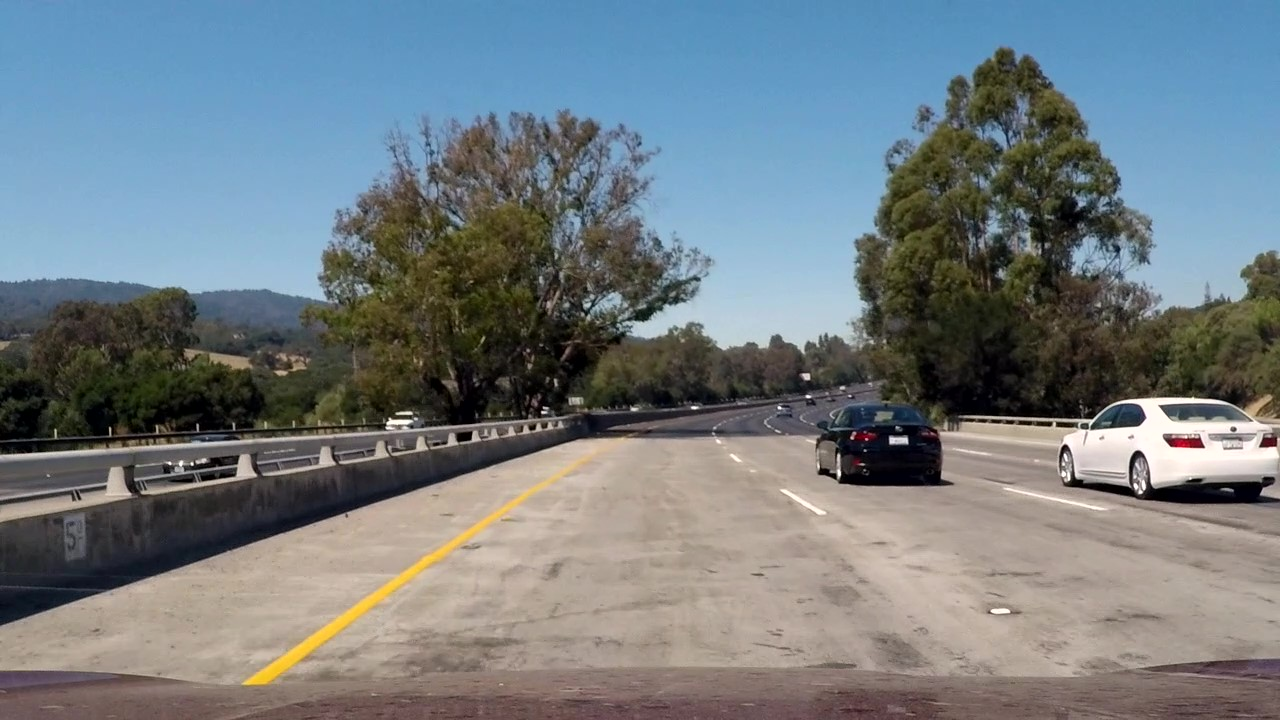
#> input picture test_images/challenge_Moment.jpg, 1280 x 720 px; its folder holds only this picture in this run
$ python CarND_ProjectLaneLines.py
#> lines starting #> are read from the running program, lines starting #| are printed output that depends on the picture; after the words box and inside, x2 and y2 are one past the last pixel; in counts of white or black regions, pixels touching at a corner belong together
"""
Created on Sat Aug  1 22:00:29 2020

@author: Jefferson Nascimento
"""

#importing some useful packages
import matplotlib.pyplot as plt
import numpy as np
import cv2
import os

##############################################################################
#########################   GLOBAL PARAMETERS    #############################
##############################################################################

# Images directories
test_image_dir = 'test_images/'
test_image_output = 'test_images_output/'

# Canny parameters
canny_low_threshold = 50
canny_high_threshold = 150

# Define the Hough transform parameters
ρ = 1                   # distance resolution in pixels of the Hough grid
θ = np.pi/180           # angular resolution in radians of the Hough grid
threshold = 40          # minimum number of votes (intersections in Hough grid cell)
min_line_lenght = 15    # minimum number of pixels making up a line
max_line_gap = 3        # maximum gap in pixels between connectable line segments

left_min_slope = -0.84
left_max_slope = -0.48
right_min_slope = 0.53
right_max_slope = 0.8

def grayscale(img):
    """Applies the Grayscale transform
    This will return an image with only one color channel
    but NOTE: to see the returned image as grayscale
    (assuming your grayscaled image is called 'gray')
    you should call plt.imshow(gray, cmap='gray')"""
    return cv2.cvtColor(img, cv2.COLOR_BGR2GRAY)

def canny(img, low_threshold, high_threshold):
    """Applies the Canny transform"""
    return cv2.Canny(img, low_threshold, high_threshold)

def gaussian_blur(img, kernel_size):
    """Applies a Gaussian Noise kernel"""
    return cv2.GaussianBlur(img, (kernel_size, kernel_size), 0)

def region_of_interest(img, vertices):
    """
    Applies an image mask.

    Only keeps the region of the image defined by the polygon
    formed from `vertices`. The rest of the image is set to black.
    `vertices` should be a numpy array of integer points.
    """
    #defining a blank mask to start with
    mask = np.zeros_like(img)

    #defining a 3 channel or 1 channel color to fill the mask with depending on the input image
    if len(img.shape) > 2:
        channel_count = img.shape[2]  # i.e. 3 or 4 depending on your image
        ignore_mask_color = (255,) * channel_count
    else:
        ignore_mask_color = 255

    #filling pixels inside the polygon defined by "vertices" with the fill color
    cv2.fillPoly(mask, vertices, ignore_mask_color)

    #returning the image only where mask pixels are nonzero
    masked_image = cv2.bitwise_and(img, mask)
    return masked_image


def draw_lines(img, line, color=[255, 0, 0], thickness=10):
    """
    NOTE: this is the function you might want to use as a starting point once you want to
    average/extrapolate the line segments you detect to map out the full
    extent of the lane (going from the result shown in raw-lines-example.mp4
    to that shown in P1_example.mp4).

    Think about things like separating line segments by their
    slope ((y2-y1)/(x2-x1)) to decide which segments are part of the left
    line vs. the right line.  Then, you can average the position of each of
    the lines and extrapolate to the top and bottom of the lane.

    This function draws `lines` with `color` and `thickness`.
    Lines are drawn on the image inplace (mutates the image).
    If you want to make the lines semi-transparent, think about combining
    this function with the weighted_img() function below
    """
    line_image = np.zeros_like(img)
    if line is not None:
        for x1,y1,x2,y2 in line:
            cv2.line(line_image, (x1, y1), (x2, y2), color, thickness)

    return line_image

def hough_lines_image(img, ρ, θ, threshold, min_line_len, max_line_gap):
    """
    `img` should be the output of a Canny transform.

    Returns an image with hough lines drawn.
    """
    lines = cv2.HoughLinesP(img, ρ, θ, threshold, np.array([]), minLineLength=min_line_len, maxLineGap=max_line_gap)
    line_img = np.zeros((img.shape[0], img.shape[1], 3), dtype=np.uint8)
    draw_lines(line_img, lines)
    return line_img

def hough_lines(img, ρ, θ, threshold, min_line_len, max_line_gap):
    """
    `img` should be the output of a Canny transform.

    Returns the hough lines.
    """
    lines = cv2.HoughLinesP(img, ρ, θ, threshold, np.array([]), minLineLength=min_line_len, maxLineGap=max_line_gap)
    return lines

def calc_coordinates(img, line_parameters, top_coord_line):
    """
    Parameters
    ----------
    img : image
        base image
    line_parameters : tuple
        line linear parameters ( m and b).
    top_coord_line : int32
        line top coordinate ( y2 ).

    Returns
    -------
    Array [x1,y1,x2,y2]
    """
    m, b = line_parameters
    # Get the height of the image as y1 (Remember that the image origin is on the top left corner)
    y1 = img.shape[0]
    # Get the top coordinate as y2
    y2 = top_coord_line
    # Calc x1 and x2 using the linear equation: x = (y - b) / m
    x1 = int((y1 - b) / m)
    x2 = int((y2 - b) / m)

    return np.array([x1, y1, x2, y2])

def average_side_lines(img, lines, top_coord_line, center_line):
    """
    Parameters
    ----------
    img : image
        original image.
    lines : lines
        array of lines.
    top_coord_line : int32.
        line top coordinate ( y2 )
    center_line : int32.
        line used to separate right and left lines

    Returns
    -------
    Array with right and left side lines
    """

    left_avg_line = []
    right_avg_line = []

    # Classify the lines between left and right according to their slope
    for line in lines:
        x1, y1, x2, y2 = line.reshape(4)
        # Find the polinomial parameters of the curse, in this case
        # the slope (m) and the intercept (b) since it is a linear one
        parameters = np.polyfit((x1, x2), (y1, y2), 1)
        slope = parameters[0]
        intercept = parameters[1]
        # Check whether it is a right side or left side line and store it
        # in the right list
        if (slope >= left_min_slope and slope <= left_max_slope) and (x1 < center_line and x2 < center_line):
            left_avg_line.append((slope, intercept))
        elif (slope >= right_min_slope and slope <= right_max_slope) and (x1 > center_line and x2 > center_line):
            right_avg_line.append((slope, intercept))

    # Calculate the average value of the lines in the list with respect
    # to the vertical axis. Then calculate the coordinates for a fit line
    left_line = np.zeros(4, dtype=int)
    right_line = np.zeros(4, dtype=int)

    # Check whether there are lines on each side
    if left_avg_line:
        left_fit_average = np.average(left_avg_line, axis=0)
        left_line = calc_coordinates(img, left_fit_average, top_coord_line)

    if right_avg_line:
        right_fit_average = np.average(right_avg_line, axis=0)
        right_line = calc_coordinates(img, right_fit_average, top_coord_line)

    return np.array([left_line, right_line])


def weighted_img(img, initial_img, α=0.8, β=1., γ=0.):
    """
    `img` is the output of the hough_lines(), An image with lines drawn on it.
    Should be a blank image (all black) with lines drawn on it.

    `initial_img` should be the image before any processing.

    The result image is computed as follows:

    initial_img * α + img * β + γ
    NOTE: initial_img and img must be the same shape!
    """
    return cv2.addWeighted(initial_img, α, img, β, γ)

def apply_brightness_and_contrast(image, α, β):

    new_image = cv2.convertScaleAbs(image, alpha=α, beta=β)
    return new_image

def gamma_correction(image, γ):
    lookUpTable = np.empty((1,256), np.uint8)

    for i in range(256):
        lookUpTable[0,i] = np.clip(pow(i / 255.0, γ) * 255.0, 0, 255)

    new_image = cv2.LUT(image, lookUpTable)
    return new_image
##############################################################################
##############################   MAIN CODE   #################################
##############################################################################

def lane_recognition(test_image, output_dir):
    # Load the test image
#> called with test_image = 'test_images/challenge_Moment.jpg', output_dir = 'test_images_output/'
    image = plt.imread(test_image)
#> image is the input picture: shape (720, 1280, 3); mean R, G, B 114.9, 124.1, 128.9

    # Make a copy of the original image in order to not modify it
    lane_image =  np.copy(image)

    # Apply gamma correction to the image to improve the image quality
    c_image = gamma_correction(lane_image, 2)
#> in gamma_correction, `new_image = cv2.LUT(image, lookUpTable)`:
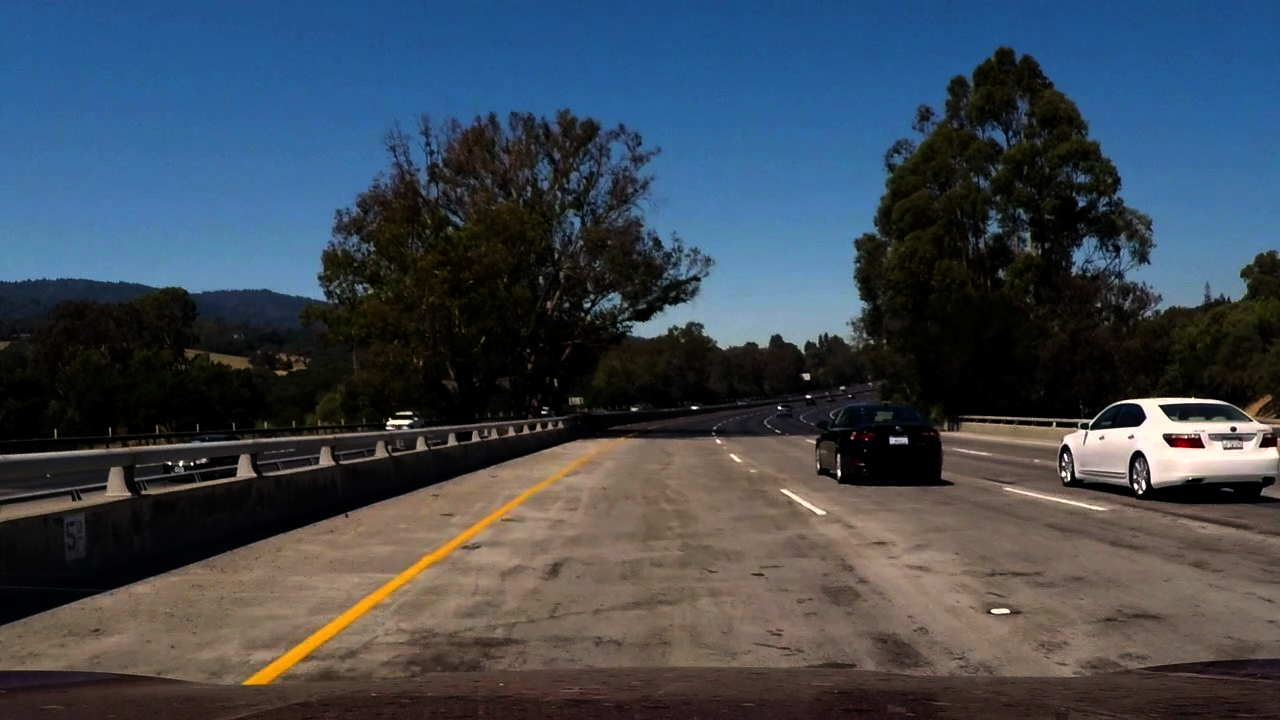
#> new_image: shape (720, 1280, 3); mean R, G, B 62.7, 71.8, 82.2

    # Apply the gray scale conversion at the image
    gray_image = grayscale(c_image)

    # Define a kernel size and apply Gaussian Smoothing
    kernel_size = 5
    blur_gray = gaussian_blur(gray_image, kernel_size)

    # Apply Canny algorithm
    canny_image = canny(blur_gray, canny_low_threshold, canny_high_threshold)
#> in canny, `return cv2.Canny(img, low_threshold, high_threshold)`:
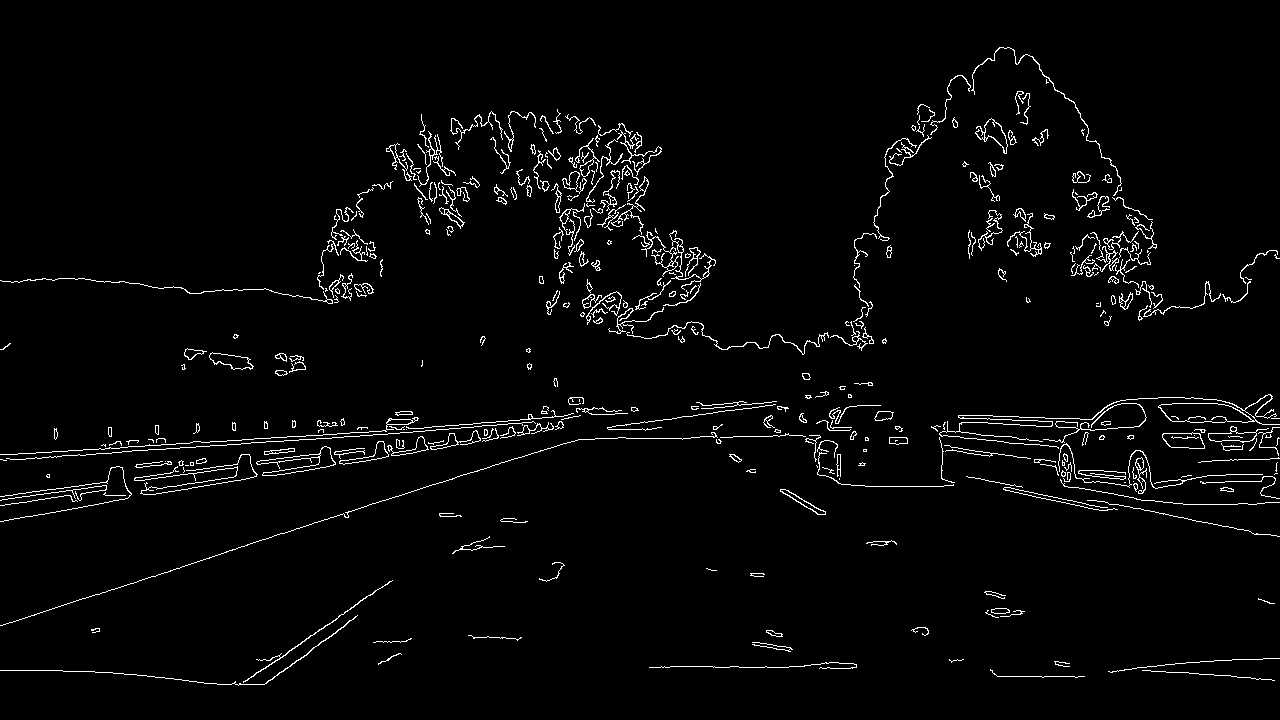
#> returned value: shape (720, 1280); 2.7% white in thin lines or dots, all inside (x1, y1, x2, y2) = (0, 47, 1280, 686)

    # Create a masked edges
    # Define a four sided polygon to mask
    #      _____
    #     /     \
    #    /       \
    #   /         \
    #  /           \
    # /_____________\
    #
    imshape = image.shape
#> imshape = (720, 1280, 3)
    # Define vertices coordinates
    ver_1_x = int((imshape[1] / 14))
#> ver_1_x = 91
    ver_1_y = int(imshape[0])
#> ver_1_y = 720
    ver_2_x = int((imshape[1] / 2) - (imshape[1] / 8))
#> ver_2_x = 480
    ver_2_y = int((imshape[0] * 5) / 8)
#> ver_2_y = 450
    ver_3_x = int((imshape[1] / 2) + (imshape[1] / 8))
#> ver_3_x = 800
    ver_3_y = int(ver_2_y)
#> ver_3_y = 450
    ver_4_x = int(imshape[1] - (imshape[1] / 14))
#> ver_4_x = 1188
    ver_4_y = int(imshape[0])
#> ver_4_y = 720

    # Define the center line x coordinate used for separate right lines from left lines
    # In this case it is placed in the center of the polygon
    center_line_coord = ver_2_x + ((ver_3_x - ver_2_x) / 2)
#> center_line_coord = 640

    vertices = np.array([[(ver_1_x, ver_1_y), (ver_2_x, ver_2_y), (ver_3_x, ver_3_y), (ver_4_x, ver_4_y)]], dtype=np.int32)
    masked_edges = region_of_interest(canny_image, vertices)
#> in region_of_interest, `cv2.fillPoly(mask, vertices, ignore_mask_color)`: mask: shape (720, 1280); 20.8% white; 1 white region, box (x1, y1, x2, y2) and area: (92, 450, 1188, 720) 191413
#> in region_of_interest, `masked_image = cv2.bitwise_and(img, mask)`:
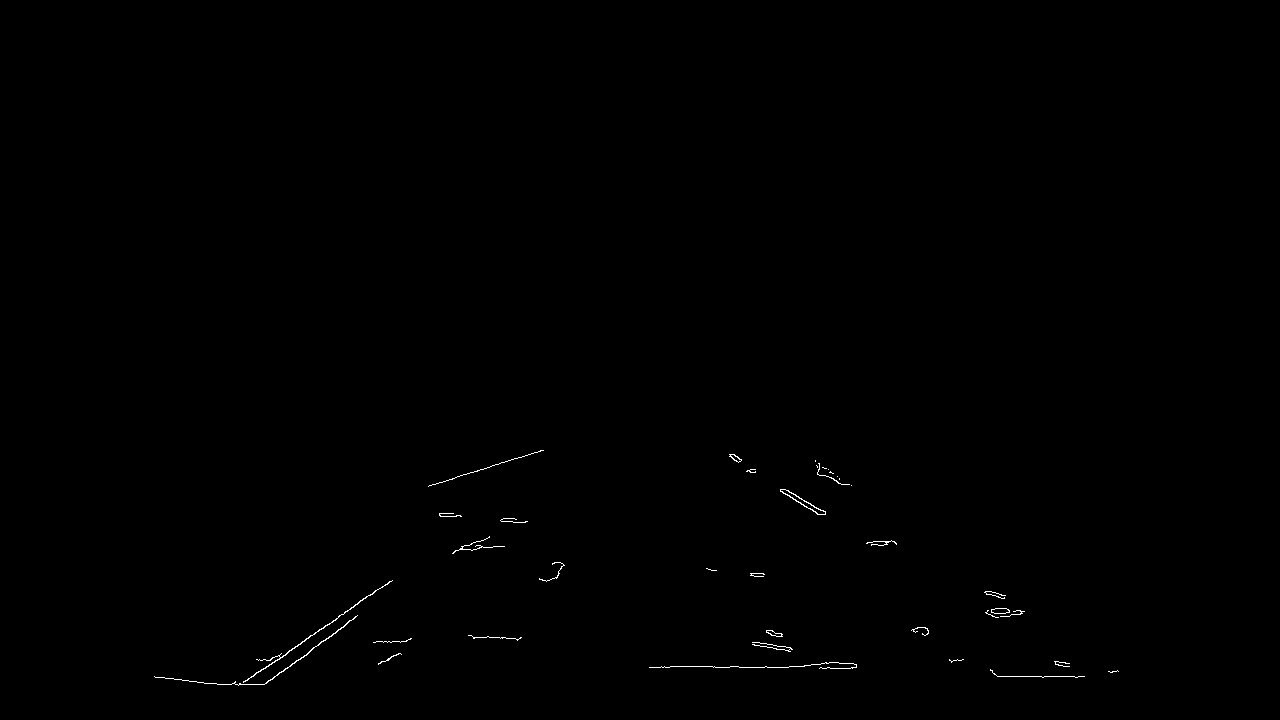
#> masked_image: shape (720, 1280); 0.23% white in thin lines or dots, all inside (x1, y1, x2, y2) = (154, 450, 1119, 686)

    # Identify the lines in the image through Hough Transform algorithm
    # Output lines is an array containing endpoints of detected line segments
    lines = hough_lines(masked_edges, ρ, θ, threshold, min_line_lenght, max_line_gap)
#> in hough_lines, `lines = cv2.HoughLinesP(img, ρ, θ, threshold, np.array([]), minLineLen..`: lines = 16 rows, first 6: [241, 684, 377, 589], [429, 485, 543, 450], [713, 667, 729, 667], [997, 676, 1084, 676], [649, 667, 714, 666], [308, 652, 355, 617]

    # Instead of showing all the lines in the right and left side
    # it is better to show just an average of the lines
    average_lines = average_side_lines(lane_image, lines, ver_2_y, center_line_coord)
#> the loop in average_side_lines, `for line in lines:` made 16 passes
#> (x1, y1, x2, y2, slope, intercept) on passes 1 to 12: (241, 684, 377, 589, -0.699, 852.3), (429, 485, 543, 450, -0.307, 616.7), (713, 667, 729, 667, 1.89e-15, 667), (997, 676, 1084, 676, 1.15e-16, 676), (649, 667, 714, 666, -0.0154, 677), (308, 652, 355, 617, -0.745, 881.4), (819, 668, 852, 668, 1.44e-15, 668), (753, 667, 781, 667, -6.3e-15, 667), (785, 489, 825, 512, 0.575, 37.62), (263, 684, 294, 663, -0.677, 862.2), (780, 490, 820, 514, 0.6, 22), (189, 681, 222, 684, 0.0909, 663.8)
#> after the loop in average_side_lines, `for line in lines:`: left_avg_line = [(-0.699, 852.3), (-0.745, 881.4), (-0.677, 862.2), (-0.722, 874.7)]; right_avg_line = [(0.575, 37.62), (0.6, 22)]
#> in average_side_lines, `left_fit_average = np.average(left_avg_line, axis=0)`: left_fit_average = [-0.711, 867.6]
#> in calc_coordinates, `m, b = line_parameters`: m = -0.711; b = 867.6
#> in calc_coordinates, `x1 = int((y1 - b) / m)`: x1 = 207
#> in calc_coordinates, `x2 = int((y2 - b) / m)`: x2 = 587
#> in average_side_lines, `left_line = calc_coordinates(img, left_fit_average, top_coord_line)`: left_line = [207, 720, 587, 450]
#> in average_side_lines, `right_fit_average = np.average(right_avg_line, axis=0)`: right_fit_average = [0.588, 29.81]
#> in average_side_lines, `right_line = calc_coordinates(img, right_fit_average, top_coord_line)`: right_line = [1174, 720, 715, 450]
#> average_lines = [[207, 720, 587, 450], [1174, 720, 715, 450]]

    # Get a image with the detected lines
    line_image = draw_lines(lane_image, average_lines)
#> the loop in draw_lines, `for x1,y1,x2,y2 in line:` made 2 passes

    # Draw the lines on the original image
    combo_image = weighted_img(line_image, lane_image)
#> in weighted_img, `return cv2.addWeighted(initial_img, α, img, β, γ)`:
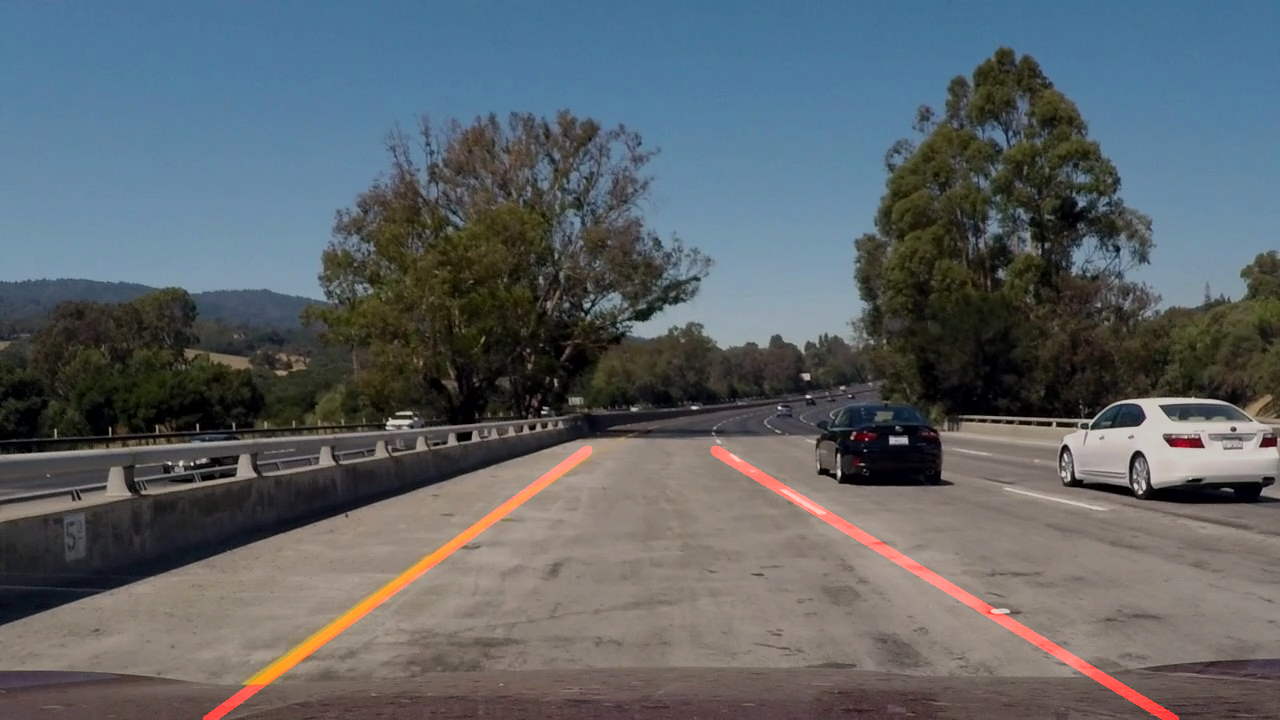
#> returned value: shape (720, 1280, 3); mean of channels 0, 1, 2 93.1, 99.3, 103.1; drawn as R, G, B

    plt.imshow(combo_image)
    plt.savefig(output_dir + "out_" + test_image.split('/')[1])

list_images = os.listdir(test_image_dir)
for image in list_images:
    lane_recognition(test_image_dir + image, test_image_output)
